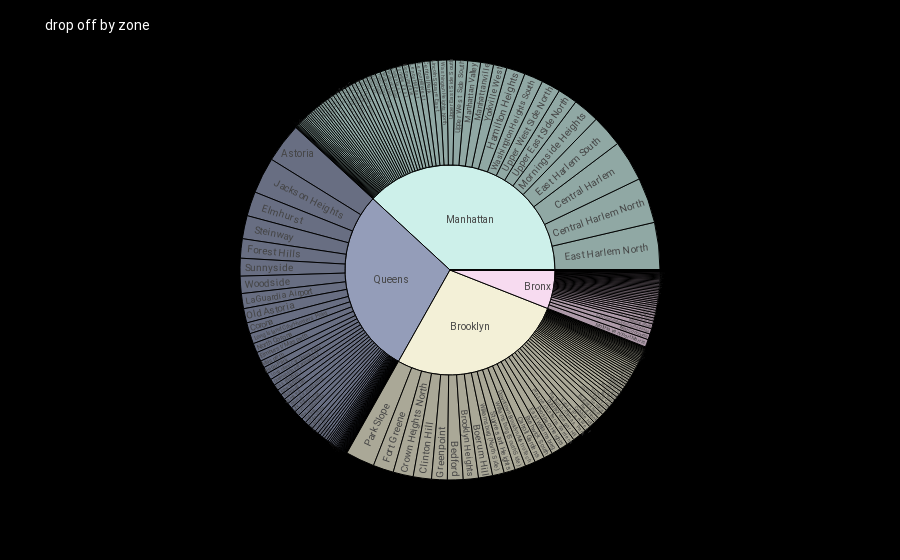

Notebook code for this chart:
### Markdown cell above
## Drop-off locations

### Code cell
df = trips.groupby(['doborough','dozone']).agg({'pickup_time':'count'}).reset_index()
fig = px.sunburst(df.reset_index(), path=['doborough', 'dozone'], values='pickup_time',color='doborough',
                  color_discrete_map={'Brooklyn':'#F3F0D7', 'Queens':'#949db9', 'Bronx':'#F7DBF0','Manhattan':'#CDF0EA'})

fig.update_layout(hovermode = 'x', 
                  title="drop off by zone", font=dict(size = 10, color = 'white'), 
                  plot_bgcolor='black', paper_bgcolor='black',font_family="Roboto", title_font_family="Roboto" )
fig.show()

### Figure 1 — Plotly figure (JSON) as saved in the notebook; plotly's stock layout.template omitted (floating-point values rounded to 4 significant figures; data arrays with more than 128 entries replaced by an {"elided": "..."} marker saying what was removed)
{"data": [{"branchvalues": "total", "customdata": {"elided": "266x1 str values"}, "domain": {"x": [0, 1], "y": [0, 1]}, "hovertemplate": "labels=%{label}<br>pickup_time=%{value}<br>parent=%{parent}<br>id=%{id}<br>doborough=%{customdata[0]}<extra></extra>", "ids": {"elided": "266 str values"}, "labels": {"elided": "266 str values"}, "marker": {"colors": {"elided": "266 str values"}}, "name": "", "parents": {"elided": "266 str values"}, "type": "sunburst", "values": {"elided": "266 int values"}}], "layout": {"font": {"color": "white", "family": "Roboto", "size": 10}, "hovermode": "x", "legend": {"tracegroupgap": 0}, "margin": {"t": 60}, "paper_bgcolor": "black", "plot_bgcolor": "black", "title": {"font": {"family": "Roboto"}, "text": "drop off by zone"}}}
